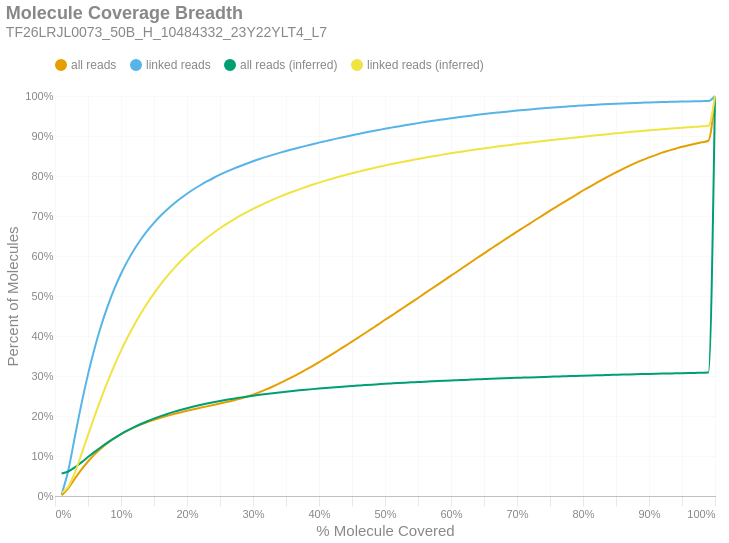

The notebook cell saved with this chart:
### Markdown cell above
### Molecule Read Coverage
This chart shows molecule coverage breadth as computed by the number of bases aligned to that molecule. In other words, "*how much of each unique long molecule is actually sequenced/aligned?*" Keep in mind there is a distinction between sequences and alignments, since some sequences belonging to a particular molecule may not align well and wouldn't appear in the alignment data. This chart also shows molecule coverage breadth as computed by the *inferred fragment* from which the aligned sequences originate. Unlike read coverage, this calculation takes into account the total insert size, including unsequenced gaps between the forward and reverse reads. Like the previous figures, these are cumulative percents.

### Code cell
if SKIPLR:
    print_html(f"Skipped")
else:
    binned_df = consolidated_hist(valids['coverage_bp'], mask, 0.01, True)
    binned_df_inf = consolidated_hist(valids['coverage_inserts'], mask, 0.01, True)
    binned_df = binned_df.with_columns(pl.lit(binned_df_inf['all reads (cumsum)']).alias('all reads (inferred)'))
    binned_df = binned_df.with_columns(pl.lit(binned_df_inf['linked reads (cumsum)']).alias('linked reads (inferred)'))
    binned_df = binned_df.with_columns(
        (pl.col('bin').cast(pl.Float64) + 0.01).alias('right_edge')
    )

    with SafeRender(binned_df):
        (
            density_plot(binned_df, 'Molecule Coverage Breadth', samplename, 'molcov', ['all reads (inferred)','linked reads (inferred)'])
            .encode(
                #x=alt.X('bin:Q', title="% Molecule Covered").axis(format = '%').scale(padding=0),
                x=alt.X('right_edge:Q', title="% Molecule Covered").axis(format='%').scale(padding=0),
                y=alt.Y('value:Q', title='Percent of Molecules')
                    .axis(format='%')
                    .stack(False)
                    .scale(domainMin=0, padding=0),
                color=alt.Color("key:N").scale(domain = ["all reads", "linked reads", "all reads (inferred)", "linked reads (inferred)"]),
                tooltip = [
                    alt.Tooltip("key:N", title = "Data Type"),
                    alt.Tooltip("range_label:N", title="% Molecule Covered"),
                    alt.Tooltip("value:Q", format = ".2%", title="% Molecules")
                ]
            )
        ).display()

### Figure 1 — Vega-Lite specification as saved in the notebook (floating-point values rounded to 4 significant figures)
{"width": "container", "height": 400, "config": {"title": {"anchor": "start", "dy": -15, "fontSize": 18, "color": "#888888", "subtitleColor": "#888888", "subtitleFontSize": 14}, "arc": {"fill": "#0072B2"}, "axis": {"domainColor": "#888888", "domainWidth": 0.5, "gridWidth": 0.2, "grid": false, "titleFontWeight": 400, "titleFontSize": 15, "labelFontSize": 11, "labelColor": "#888888", "tickColor": "#888888", "tickWidth": 0.2, "titleColor": "#888888"}, "axisBand": {"grid": false}, "axisX": {"grid": true, "tickSize": 10, "domainCap": "round"}, "axisY": {"domain": false, "grid": true, "tickSize": 0, "domainCap": "round"}, "background": "transparent", "header": {"labelFontSize": 15, "labelColor": "#888888", "titleFontSize": 15, "titleFontWeight": 600, "titleColor": "#888888"}, "legend": {"labelFont": "sans-serif", "labelFontSize": 12, "labelColor": "#888888", "symbolSize": 100, "symbolType": "circle", "titleFontSize": 12, "titlePadding": 10, "titleColor": "#888888", "title": null, "orient": "top"}, "range": {"category": ["#E69F00", "#56B4E9", "#009E73", "#F0E442", "#0072B2", "#D55E00", "#CC79A7", "#000000"], "diverging": ["#cfe8f3", "#a2d4ec", "#73bfe2", "#46abdb", "#1696d2", "#12719e"]}, "area": {"fill": "#0072B2", "fillOpacity": 0.7, "line": true, "strokeOpacity": 0.7}, "line": {"color": "#0072B2", "stroke": "#0072B2", "strokeWidth": 2}, "trail": {"color": "#0072B2", "stroke": "#0072B2", "strokeWidth": 0, "size": 1}, "point": {"filled": true, "fillOpacity": 1.0, "size": 95}, "text": {"color": "#888888", "fontSize": 11, "align": "right", "fontWeight": 400, "size": 11}, "bar": {"fill": "#0072B2", "stroke": null}, "view": {"stroke": null, "continuousWidth": 660, "continuousHeight": 400}}, "data": {"name": "data-0442ba3a9a8c7b6ed9dc47744c690a28"}, "mark": {"type": "line", "interpolate": "monotone", "point": {"opacity": 0, "size": 275}}, "encoding": {"color": {"field": "key", "scale": {"domain": ["all reads", "linked reads", "all reads (inferred)", "linked reads (inferred)"]}, "type": "nominal"}, "tooltip": [{"field": "key", "title": "Data Type", "type": "nominal"}, {"field": "range_label", "title": "% Molecule Covered", "type": "nominal"}, {"field": "value", "format": ".2%", "title": "% Molecules", "type": "quantitative"}], "x": {"axis": {"format": "%"}, "field": "right_edge", "scale": {"padding": 0}, "title": "% Molecule Covered", "type": "quantitative"}, "y": {"axis": {"format": "%"}, "field": "value", "scale": {"domainMin": 0, "padding": 0}, "stack": false, "title": "Percent of Molecules", "type": "quantitative"}}, "params": [{"name": "param_c36ac31b6afebe62", "select": {"type": "point", "fields": ["key"]}, "bind": "legend"}], "title": {"text": "Molecule Coverage Breadth", "subtitle": "TF26LRJL0073_50B_H_10484332_23Y22YLT4_L7"}, "transform": [{"fold": ["all reads (cumsum)", "linked reads (cumsum)", "all reads (inferred)", "linked reads (inferred)"]}, {"calculate": "replace(datum.key, ' (cumsum)', '')", "as": "key"}, {"filter": {"param": "param_c36ac31b6afebe62"}}], "usermeta": {"embedOptions": {"downloadFileName": "TF26LRJL0073_50B_H_10484332_23Y22YLT4_L7.molcov"}}, "$schema": "https://vega.github.io/schema/vega-lite/v6.4.1.json", "datasets": {"data-0442ba3a9a8c7b6ed9dc47744c690a28": [{"bin": "0.0", "interval": "0.0-0.01", "all reads": 0.001848, "linked reads": 0.004553, "all reads (cumsum)": 0.001848, "linked reads (cumsum)": 0.004553, "range_label": "0.0-0.01", "all reads (inferred)": 0.05624, "linked reads (inferred)": 0.007898, "right_edge": 0.01}, {"bin": "0.01", "interval": "0.01-0.02", "all reads": 0.01737, "linked reads": 0.05854, "all reads (cumsum)": 0.01922, "linked reads (cumsum)": 0.06309, "range_label": "0.01-0.02", "all reads (inferred)": 0.06121, "linked reads (inferred)": 0.02298, "right_edge": 0.02}, {"bin": "0.02", "interval": "0.02-0.03", "all reads": 0.02384, "linked reads": 0.08415, "all reads (cumsum)": 0.04306, "linked reads (cumsum)": 0.1472, "range_label": "0.02-0.03", "all reads (inferred)": 0.07145, "linked reads (inferred)": 0.05854, "right_edge": 0.03}, {"bin": "0.03", "interval": "0.03-0.04", "all reads": 0.02277, "linked reads": 0.08249, "all reads (cumsum)": 0.06583, "linked reads (cumsum)": 0.2297, "range_label": "0.03-0.04", "all reads (inferred)": 0.08409, "linked reads (inferred)": 0.1039, "right_edge": 0.04}, {"bin": "0.04", "interval": "0.04-0.05", "all reads": 0.02038, "linked reads": 0.07436, "all reads (cumsum)": 0.08621, "linked reads (cumsum)": 0.3041, "range_label": "0.04-0.05", "all reads (inferred)": 0.09737, "linked reads (inferred)": 0.1521, "right_edge": 0.05}, {"bin": "0.05", "interval": "0.05-0.06", "all reads": 0.01786, "linked reads": 0.06546, "all reads (cumsum)": 0.1041, "linked reads (cumsum)": 0.3696, "range_label": "0.05-0.06", "all reads (inferred)": 0.1103, "linked reads (inferred)": 0.1995, "right_edge": 0.06}, {"bin": "0.06", "interval": "0.06-0.07", "all reads": 0.01549, "linked reads": 0.05683, "all reads (cumsum)": 0.1196, "linked reads (cumsum)": 0.4264, "range_label": "0.06-0.07", "all reads (inferred)": 0.1226, "linked reads (inferred)": 0.2446, "right_edge": 0.07}, {"bin": "0.07", "interval": "0.07-0.08", "all reads": 0.01337, "linked reads": 0.04913, "all reads (cumsum)": 0.1329, "linked reads (cumsum)": 0.4755, "range_label": "0.07-0.08", "all reads (inferred)": 0.1341, "linked reads (inferred)": 0.2872, "right_edge": 0.08}, {"bin": "0.08", "interval": "0.08-0.09", "all reads": 0.01168, "linked reads": 0.04287, "all reads (cumsum)": 0.1446, "linked reads (cumsum)": 0.5184, "range_label": "0.08-0.09", "all reads (inferred)": 0.1448, "linked reads (inferred)": 0.3266, "right_edge": 0.09}, {"bin": "0.09", "interval": "0.09-0.1", "all reads": 0.01017, "linked reads": 0.03714, "all reads (cumsum)": 0.1548, "linked reads (cumsum)": 0.5555, "range_label": "0.09-0.1", "all reads (inferred)": 0.1548, "linked reads (inferred)": 0.3633, "right_edge": 0.1}, {"bin": "0.1", "interval": "0.1-0.11", "all reads": 0.008875, "linked reads": 0.0323, "all reads (cumsum)": 0.1637, "linked reads (cumsum)": 0.5878, "range_label": "0.1-0.11", "all reads (inferred)": 0.1638, "linked reads (inferred)": 0.3968, "right_edge": 0.11}, {"bin": "0.11", "interval": "0.11-0.12", "all reads": 0.00788, "linked reads": 0.02846, "all reads (cumsum)": 0.1715, "linked reads (cumsum)": 0.6163, "range_label": "0.11-0.12", "all reads (inferred)": 0.1722, "linked reads (inferred)": 0.4277, "right_edge": 0.12}, {"bin": "0.12", "interval": "0.12-0.13", "all reads": 0.006921, "linked reads": 0.02484, "all reads (cumsum)": 0.1785, "linked reads (cumsum)": 0.6411, "range_label": "0.12-0.13", "all reads (inferred)": 0.1799, "linked reads (inferred)": 0.4563, "right_edge": 0.13}, {"bin": "0.13", "interval": "0.13-0.14", "all reads": 0.006296, "linked reads": 0.02221, "all reads (cumsum)": 0.1847, "linked reads (cumsum)": 0.6633, "range_label": "0.13-0.14", "all reads (inferred)": 0.187, "linked reads (inferred)": 0.4825, "right_edge": 0.14}, {"bin": "0.14", "interval": "0.14-0.15", "all reads": 0.005648, "linked reads": 0.01958, "all reads (cumsum)": 0.1904, "linked reads (cumsum)": 0.6829, "range_label": "0.14-0.15", "all reads (inferred)": 0.1936, "linked reads (inferred)": 0.5067, "right_edge": 0.15}, {"bin": "0.15", "interval": "0.15-0.16", "all reads": 0.005165, "linked reads": 0.01753, "all reads (cumsum)": 0.1956, "linked reads (cumsum)": 0.7005, "range_label": "0.15-0.16", "all reads (inferred)": 0.1996, "linked reads (inferred)": 0.5291, "right_edge": 0.16}, {"bin": "0.16", "interval": "0.16-0.17", "all reads": 0.004756, "linked reads": 0.01575, "all reads (cumsum)": 0.2003, "linked reads (cumsum)": 0.7162, "range_label": "0.16-0.17", "all reads (inferred)": 0.2052, "linked reads (inferred)": 0.5497, "right_edge": 0.17}, {"bin": "0.17", "interval": "0.17-0.18", "all reads": 0.004469, "linked reads": 0.01443, "all reads (cumsum)": 0.2048, "linked reads (cumsum)": 0.7306, "range_label": "0.17-0.18", "all reads (inferred)": 0.2103, "linked reads (inferred)": 0.5686, "right_edge": 0.18}, {"bin": "0.18", "interval": "0.18-0.19", "all reads": 0.004159, "linked reads": 0.01302, "all reads (cumsum)": 0.2089, "linked reads (cumsum)": 0.7437, "range_label": "0.18-0.19", "all reads (inferred)": 0.215, "linked reads (inferred)": 0.5861, "right_edge": 0.19}, {"bin": "0.19", "interval": "0.19-0.2", "all reads": 0.003989, "linked reads": 0.01202, "all reads (cumsum)": 0.2129, "linked reads (cumsum)": 0.7557, "range_label": "0.19-0.2", "all reads (inferred)": 0.2195, "linked reads (inferred)": 0.6026, "right_edge": 0.2}, {"bin": "0.2", "interval": "0.2-0.21", "all reads": 0.003793, "linked reads": 0.01112, "all reads (cumsum)": 0.2167, "linked reads (cumsum)": 0.7668, "range_label": "0.2-0.21", "all reads (inferred)": 0.2236, "linked reads (inferred)": 0.6179, "right_edge": 0.21}, {"bin": "0.21", "interval": "0.21-0.22", "all reads": 0.003655, "linked reads": 0.01007, "all reads (cumsum)": 0.2204, "linked reads (cumsum)": 0.7769, "range_label": "0.21-0.22", "all reads (inferred)": 0.2274, "linked reads (inferred)": 0.632, "right_edge": 0.22}, {"bin": "0.22", "interval": "0.22-0.23", "all reads": 0.003626, "linked reads": 0.009451, "all reads (cumsum)": 0.224, "linked reads (cumsum)": 0.7863, "range_label": "0.22-0.23", "all reads (inferred)": 0.231, "linked reads (inferred)": 0.6452, "right_edge": 0.23}, {"bin": "0.23", "interval": "0.23-0.24", "all reads": 0.003598, "linked reads": 0.008696, "all reads (cumsum)": 0.2276, "linked reads (cumsum)": 0.795, "range_label": "0.23-0.24", "all reads (inferred)": 0.2344, "linked reads (inferred)": 0.6577, "right_edge": 0.24}, {"bin": "0.24", "interval": "0.24-0.25", "all reads": 0.00365, "linked reads": 0.0082, "all reads (cumsum)": 0.2313, "linked reads (cumsum)": 0.8032, "range_label": "0.24-0.25", "all reads (inferred)": 0.2376, "linked reads (inferred)": 0.6693, "right_edge": 0.25}, {"bin": "0.25", "interval": "0.25-0.26", "all reads": 0.003652, "linked reads": 0.007586, "all reads (cumsum)": 0.2349, "linked reads (cumsum)": 0.8108, "range_label": "0.25-0.26", "all reads (inferred)": 0.2405, "linked reads (inferred)": 0.6802, "right_edge": 0.26}, {"bin": "0.26", "interval": "0.26-0.27", "all reads": 0.00388, "linked reads": 0.007002, "all reads (cumsum)": 0.2388, "linked reads (cumsum)": 0.8178, "range_label": "0.26-0.27", "all reads (inferred)": 0.2433, "linked reads (inferred)": 0.6904, "right_edge": 0.27}, {"bin": "0.27", "interval": "0.27-0.28", "all reads": 0.004327, "linked reads": 0.006638, "all reads (cumsum)": 0.2431, "linked reads (cumsum)": 0.8244, "range_label": "0.27-0.28", "all reads (inferred)": 0.2459, "linked reads (inferred)": 0.7, "right_edge": 0.28}, {"bin": "0.28", "interval": "0.28-0.29", "all reads": 0.004862, "linked reads": 0.006331, "all reads (cumsum)": 0.248, "linked reads (cumsum)": 0.8308, "range_label": "0.28-0.29", "all reads (inferred)": 0.2484, "linked reads (inferred)": 0.7091, "right_edge": 0.29}, {"bin": "0.29", "interval": "0.29-0.3", "all reads": 0.005469, "linked reads": 0.006011, "all reads (cumsum)": 0.2534, "linked reads (cumsum)": 0.8368, "range_label": "0.29-0.3", "all reads (inferred)": 0.2507, "linked reads (inferred)": 0.7177, "right_edge": 0.3}, {"bin": "0.3", "interval": "0.3-0.31", "all reads": 0.006129, "linked reads": 0.005696, "all reads (cumsum)": 0.2596, "linked reads (cumsum)": 0.8425, "range_label": "0.3-0.31", "all reads (inferred)": 0.2529, "linked reads (inferred)": 0.7257, "right_edge": 0.31}, {"bin": "0.31", "interval": "0.31-0.32", "all reads": 0.006858, "linked reads": 0.005344, "all reads (cumsum)": 0.2664, "linked reads (cumsum)": 0.8478, "range_label": "0.31-0.32", "all reads (inferred)": 0.255, "linked reads (inferred)": 0.7334, "right_edge": 0.32}, {"bin": "0.32", "interval": "0.32-0.33", "all reads": 0.007331, "linked reads": 0.005069, "all reads (cumsum)": 0.2738, "linked reads (cumsum)": 0.8529, "range_label": "0.32-0.33", "all reads (inferred)": 0.257, "linked reads (inferred)": 0.7408, "right_edge": 0.33}, {"bin": "0.33", "interval": "0.33-0.34", "all reads": 0.007623, "linked reads": 0.004827, "all reads (cumsum)": 0.2814, "linked reads (cumsum)": 0.8577, "range_label": "0.33-0.34", "all reads (inferred)": 0.2589, "linked reads (inferred)": 0.7477, "right_edge": 0.34}, {"bin": "0.34", "interval": "0.34-0.35", "all reads": 0.008046, "linked reads": 0.004687, "all reads (cumsum)": 0.2894, "linked reads (cumsum)": 0.8624, "range_label": "0.34-0.35", "all reads (inferred)": 0.2607, "linked reads (inferred)": 0.7544, "right_edge": 0.35}, {"bin": "0.35", "interval": "0.35-0.36", "all reads": 0.008386, "linked reads": 0.004482, "all reads (cumsum)": 0.2978, "linked reads (cumsum)": 0.8669, "range_label": "0.35-0.36", "all reads (inferred)": 0.2624, "linked reads (inferred)": 0.7607, "right_edge": 0.36}, {"bin": "0.36", "interval": "0.36-0.37", "all reads": 0.008701, "linked reads": 0.004224, "all reads (cumsum)": 0.3065, "linked reads (cumsum)": 0.8711, "range_label": "0.36-0.37", "all reads (inferred)": 0.2641, "linked reads (inferred)": 0.7667, "right_edge": 0.37}, {"bin": "0.37", "interval": "0.37-0.38", "all reads": 0.009107, "linked reads": 0.004274, "all reads (cumsum)": 0.3156, "linked reads (cumsum)": 0.8754, "range_label": "0.37-0.38", "all reads (inferred)": 0.2657, "linked reads (inferred)": 0.7725, "right_edge": 0.38}, {"bin": "0.38", "interval": "0.38-0.39", "all reads": 0.009269, "linked reads": 0.004075, "all reads (cumsum)": 0.3249, "linked reads (cumsum)": 0.8795, "range_label": "0.38-0.39", "all reads (inferred)": 0.2672, "linked reads (inferred)": 0.778, "right_edge": 0.39}, {"bin": "0.39", "interval": "0.39-0.4", "all reads": 0.009757, "linked reads": 0.004003, "all reads (cumsum)": 0.3347, "linked reads (cumsum)": 0.8835, "range_label": "0.39-0.4", "all reads (inferred)": 0.2686, "linked reads (inferred)": 0.7834, "right_edge": 0.4}, {"bin": "0.4", "interval": "0.4-0.41", "all reads": 0.009801, "linked reads": 0.003768, "all reads (cumsum)": 0.3445, "linked reads (cumsum)": 0.8872, "range_label": "0.4-0.41", "all reads (inferred)": 0.27, "linked reads (inferred)": 0.7884, "right_edge": 0.41}, {"bin": "0.41", "interval": "0.41-0.42", "all reads": 0.01019, "linked reads": 0.003722, "all reads (cumsum)": 0.3546, "linked reads (cumsum)": 0.891, "range_label": "0.41-0.42", "all reads (inferred)": 0.2714, "linked reads (inferred)": 0.7933, "right_edge": 0.42}, {"bin": "0.42", "interval": "0.42-0.43", "all reads": 0.01042, "linked reads": 0.003711, "all reads (cumsum)": 0.3651, "linked reads (cumsum)": 0.8947, "range_label": "0.42-0.43", "all reads (inferred)": 0.2726, "linked reads (inferred)": 0.798, "right_edge": 0.43}, {"bin": "0.43", "interval": "0.43-0.44", "all reads": 0.01038, "linked reads": 0.003514, "all reads (cumsum)": 0.3754, "linked reads (cumsum)": 0.8982, "range_label": "0.43-0.44", "all reads (inferred)": 0.2739, "linked reads (inferred)": 0.8025, "right_edge": 0.44}, {"bin": "0.44", "interval": "0.44-0.45", "all reads": 0.01067, "linked reads": 0.003537, "all reads (cumsum)": 0.3861, "linked reads (cumsum)": 0.9017, "range_label": "0.44-0.45", "all reads (inferred)": 0.2751, "linked reads (inferred)": 0.8068, "right_edge": 0.45}, {"bin": "0.45", "interval": "0.45-0.46", "all reads": 0.01061, "linked reads": 0.003407, "all reads (cumsum)": 0.3967, "linked reads (cumsum)": 0.9051, "range_label": "0.45-0.46", "all reads (inferred)": 0.2762, "linked reads (inferred)": 0.8109, "right_edge": 0.46}, {"bin": "0.46", "interval": "0.46-0.47", "all reads": 0.01069, "linked reads": 0.003386, "all reads (cumsum)": 0.4074, "linked reads (cumsum)": 0.9085, "range_label": "0.46-0.47", "all reads (inferred)": 0.2773, "linked reads (inferred)": 0.8151, "right_edge": 0.47}, {"bin": "0.47", "interval": "0.47-0.48", "all reads": 0.01089, "linked reads": 0.003224, "all reads (cumsum)": 0.4183, "linked reads (cumsum)": 0.9117, "range_label": "0.47-0.48", "all reads (inferred)": 0.2784, "linked reads (inferred)": 0.819, "right_edge": 0.48}, {"bin": "0.48", "interval": "0.48-0.49", "all reads": 0.01057, "linked reads": 0.003182, "all reads (cumsum)": 0.4289, "linked reads (cumsum)": 0.9149, "range_label": "0.48-0.49", "all reads (inferred)": 0.2794, "linked reads (inferred)": 0.8227, "right_edge": 0.49}, {"bin": "0.49", "interval": "0.49-0.5", "all reads": 0.01175, "linked reads": 0.003174, "all reads (cumsum)": 0.4406, "linked reads (cumsum)": 0.9181, "range_label": "0.49-0.5", "all reads (inferred)": 0.2805, "linked reads (inferred)": 0.8264, "right_edge": 0.5}, {"bin": "0.5", "interval": "0.5-0.51", "all reads": 0.01013, "linked reads": 0.002871, "all reads (cumsum)": 0.4508, "linked reads (cumsum)": 0.921, "range_label": "0.5-0.51", "all reads (inferred)": 0.2814, "linked reads (inferred)": 0.8298, "right_edge": 0.51}, {"bin": "0.51", "interval": "0.51-0.52", "all reads": 0.01131, "linked reads": 0.002933, "all reads (cumsum)": 0.4621, "linked reads (cumsum)": 0.9239, "range_label": "0.51-0.52", "all reads (inferred)": 0.2823, "linked reads (inferred)": 0.8332, "right_edge": 0.52}, {"bin": "0.52", "interval": "0.52-0.53", "all reads": 0.01096, "linked reads": 0.002814, "all reads (cumsum)": 0.473, "linked reads (cumsum)": 0.9267, "range_label": "0.52-0.53", "all reads (inferred)": 0.2832, "linked reads (inferred)": 0.8364, "right_edge": 0.53}, {"bin": "0.53", "interval": "0.53-0.54", "all reads": 0.01116, "linked reads": 0.002773, "all reads (cumsum)": 0.4842, "linked reads (cumsum)": 0.9295, "range_label": "0.53-0.54", "all reads (inferred)": 0.2841, "linked reads (inferred)": 0.8396, "right_edge": 0.54}, {"bin": "0.54", "interval": "0.54-0.55", "all reads": 0.01092, "linked reads": 0.002696, "all reads (cumsum)": 0.4951, "linked reads (cumsum)": 0.9322, "range_label": "0.54-0.55", "all reads (inferred)": 0.2849, "linked reads (inferred)": 0.8426, "right_edge": 0.55}, {"bin": "0.55", "interval": "0.55-0.56", "all reads": 0.01128, "linked reads": 0.002623, "all reads (cumsum)": 0.5064, "linked reads (cumsum)": 0.9348, "range_label": "0.55-0.56", "all reads (inferred)": 0.2858, "linked reads (inferred)": 0.8457, "right_edge": 0.56}, {"bin": "0.56", "interval": "0.56-0.57", "all reads": 0.01109, "linked reads": 0.002547, "all reads (cumsum)": 0.5175, "linked reads (cumsum)": 0.9373, "range_label": "0.56-0.57", "all reads (inferred)": 0.2866, "linked reads (inferred)": 0.8486, "right_edge": 0.57}, {"bin": "0.57", "interval": "0.57-0.58", "all reads": 0.01089, "linked reads": 0.002414, "all reads (cumsum)": 0.5284, "linked reads (cumsum)": 0.9398, "range_label": "0.57-0.58", "all reads (inferred)": 0.2874, "linked reads (inferred)": 0.8514, "right_edge": 0.58}, {"bin": "0.58", "interval": "0.58-0.59", "all reads": 0.01113, "linked reads": 0.002367, "all reads (cumsum)": 0.5395, "linked reads (cumsum)": 0.9421, "range_label": "0.58-0.59", "all reads (inferred)": 0.2881, "linked reads (inferred)": 0.8541, "right_edge": 0.59}, {"bin": "0.59", "interval": "0.59-0.6", "all reads": 0.01139, "linked reads": 0.002288, "all reads (cumsum)": 0.5509, "linked reads (cumsum)": 0.9444, "range_label": "0.59-0.6", "all reads (inferred)": 0.2889, "linked reads (inferred)": 0.8568, "right_edge": 0.6}, {"bin": "0.6", "interval": "0.6-0.61", "all reads": 0.01089, "linked reads": 0.002187, "all reads (cumsum)": 0.5618, "linked reads (cumsum)": 0.9466, "range_label": "0.6-0.61", "all reads (inferred)": 0.2896, "linked reads (inferred)": 0.8593, "right_edge": 0.61}, {"bin": "0.61", "interval": "0.61-0.62", "all reads": 0.01143, "linked reads": 0.002147, "all reads (cumsum)": 0.5732, "linked reads (cumsum)": 0.9487, "range_label": "0.61-0.62", "all reads (inferred)": 0.2903, "linked reads (inferred)": 0.8619, "right_edge": 0.62}, {"bin": "0.62", "interval": "0.62-0.63", "all reads": 0.01116, "linked reads": 0.002103, "all reads (cumsum)": 0.5844, "linked reads (cumsum)": 0.9508, "range_label": "0.62-0.63", "all reads (inferred)": 0.291, "linked reads (inferred)": 0.8643, "right_edge": 0.63}, {"bin": "0.63", "interval": "0.63-0.64", "all reads": 0.01124, "linked reads": 0.002014, "all reads (cumsum)": 0.5956, "linked reads (cumsum)": 0.9529, "range_label": "0.63-0.64", "all reads (inferred)": 0.2917, "linked reads (inferred)": 0.8667, "right_edge": 0.64}, {"bin": "0.64", "interval": "0.64-0.65", "all reads": 0.01087, "linked reads": 0.001909, "all reads (cumsum)": 0.6065, "linked reads (cumsum)": 0.9548, "range_label": "0.64-0.65", "all reads (inferred)": 0.2923, "linked reads (inferred)": 0.869, "right_edge": 0.65}, {"bin": "0.65", "interval": "0.65-0.66", "all reads": 0.01128, "linked reads": 0.001907, "all reads (cumsum)": 0.6178, "linked reads (cumsum)": 0.9567, "range_label": "0.65-0.66", "all reads (inferred)": 0.293, "linked reads (inferred)": 0.8713, "right_edge": 0.66}, {"bin": "0.66", "interval": "0.66-0.67", "all reads": 0.01064, "linked reads": 0.001785, "all reads (cumsum)": 0.6284, "linked reads (cumsum)": 0.9585, "range_label": "0.66-0.67", "all reads (inferred)": 0.2936, "linked reads (inferred)": 0.8735, "right_edge": 0.67}, {"bin": "0.67", "interval": "0.67-0.68", "all reads": 0.01094, "linked reads": 0.001766, "all reads (cumsum)": 0.6393, "linked reads (cumsum)": 0.9602, "range_label": "0.67-0.68", "all reads (inferred)": 0.2942, "linked reads (inferred)": 0.8757, "right_edge": 0.68}, {"bin": "0.68", "interval": "0.68-0.69", "all reads": 0.01063, "linked reads": 0.001639, "all reads (cumsum)": 0.65, "linked reads (cumsum)": 0.9619, "range_label": "0.68-0.69", "all reads (inferred)": 0.2948, "linked reads (inferred)": 0.8777, "right_edge": 0.69}, {"bin": "0.69", "interval": "0.69-0.7", "all reads": 0.01081, "linked reads": 0.001612, "all reads (cumsum)": 0.6608, "linked reads (cumsum)": 0.9635, "range_label": "0.69-0.7", "all reads (inferred)": 0.2954, "linked reads (inferred)": 0.8798, "right_edge": 0.7}, {"bin": "0.7", "interval": "0.7-0.71", "all reads": 0.01044, "linked reads": 0.001552, "all reads (cumsum)": 0.6712, "linked reads (cumsum)": 0.965, "range_label": "0.7-0.71", "all reads (inferred)": 0.296, "linked reads (inferred)": 0.8817, "right_edge": 0.71}, {"bin": "0.71", "interval": "0.71-0.72", "all reads": 0.01055, "linked reads": 0.001491, "all reads (cumsum)": 0.6818, "linked reads (cumsum)": 0.9665, "range_label": "0.71-0.72", "all reads (inferred)": 0.2965, "linked reads (inferred)": 0.8837, "right_edge": 0.72}, {"bin": "0.72", "interval": "0.72-0.73", "all reads": 0.0107, "linked reads": 0.001411, "all reads (cumsum)": 0.6925, "linked reads (cumsum)": 0.9679, "range_label": "0.72-0.73", "all reads (inferred)": 0.2971, "linked reads (inferred)": 0.8856, "right_edge": 0.73}, {"bin": "0.73", "interval": "0.73-0.74", "all reads": 0.01029, "linked reads": 0.001362, "all reads (cumsum)": 0.7028, "linked reads (cumsum)": 0.9693, "range_label": "0.73-0.74", "all reads (inferred)": 0.2976, "linked reads (inferred)": 0.8875, "right_edge": 0.74}, {"bin": "0.74", "interval": "0.74-0.75", "all reads": 0.01076, "linked reads": 0.00132, "all reads (cumsum)": 0.7135, "linked reads (cumsum)": 0.9706, "range_label": "0.74-0.75", "all reads (inferred)": 0.2982, "linked reads (inferred)": 0.8894, "right_edge": 0.75}, {"bin": "0.75", "interval": "0.75-0.76", "all reads": 0.009965, "linked reads": 0.00123, "all reads (cumsum)": 0.7235, "linked reads (cumsum)": 0.9718, "range_label": "0.75-0.76", "all reads (inferred)": 0.2987, "linked reads (inferred)": 0.8912, "right_edge": 0.76}, {"bin": "0.76", "interval": "0.76-0.77", "all reads": 0.01013, "linked reads": 0.001178, "all reads (cumsum)": 0.7336, "linked reads (cumsum)": 0.973, "range_label": "0.76-0.77", "all reads (inferred)": 0.2992, "linked reads (inferred)": 0.893, "right_edge": 0.77}, {"bin": "0.77", "interval": "0.77-0.78", "all reads": 0.01003, "linked reads": 0.001166, "all reads (cumsum)": 0.7436, "linked reads (cumsum)": 0.9742, "range_label": "0.77-0.78", "all reads (inferred)": 0.2997, "linked reads (inferred)": 0.8947, "right_edge": 0.78}, {"bin": "0.78", "interval": "0.78-0.79", "all reads": 0.009878, "linked reads": 0.001087, "all reads (cumsum)": 0.7535, "linked reads (cumsum)": 0.9753, "range_label": "0.78-0.79", "all reads (inferred)": 0.3002, "linked reads (inferred)": 0.8965, "right_edge": 0.79}, {"bin": "0.79", "interval": "0.79-0.8", "all reads": 0.0102, "linked reads": 0.001036, "all reads (cumsum)": 0.7637, "linked reads (cumsum)": 0.9763, "range_label": "0.79-0.8", "all reads (inferred)": 0.3007, "linked reads (inferred)": 0.8982, "right_edge": 0.8}, {"bin": "0.8", "interval": "0.8-0.81", "all reads": 0.009249, "linked reads": 0.0009336, "all reads (cumsum)": 0.773, "linked reads (cumsum)": 0.9772, "range_label": "0.8-0.81", "all reads (inferred)": 0.3012, "linked reads (inferred)": 0.8999, "right_edge": 0.81}, {"bin": "0.81", "interval": "0.81-0.82", "all reads": 0.009319, "linked reads": 0.0009461, "all reads (cumsum)": 0.7823, "linked reads (cumsum)": 0.9782, "range_label": "0.81-0.82", "all reads (inferred)": 0.3017, "linked reads (inferred)": 0.9016, "right_edge": 0.82}, {"bin": "0.82", "interval": "0.82-0.83", "all reads": 0.009381, "linked reads": 0.0008962, "all reads (cumsum)": 0.7917, "linked reads (cumsum)": 0.9791, "range_label": "0.82-0.83", "all reads (inferred)": 0.3022, "linked reads (inferred)": 0.9033, "right_edge": 0.83}, {"bin": "0.83", "interval": "0.83-0.84", "all reads": 0.008904, "linked reads": 0.0008288, "all reads (cumsum)": 0.8006, "linked reads (cumsum)": 0.9799, "range_label": "0.83-0.84", "all reads (inferred)": 0.3026, "linked reads (inferred)": 0.905, "right_edge": 0.84}, {"bin": "0.84", "interval": "0.84-0.85", "all reads": 0.008485, "linked reads": 0.0007688, "all reads (cumsum)": 0.8091, "linked reads (cumsum)": 0.9807, "range_label": "0.84-0.85", "all reads (inferred)": 0.3031, "linked reads (inferred)": 0.9066, "right_edge": 0.85}, {"bin": "0.85", "interval": "0.85-0.86", "all reads": 0.008276, "linked reads": 0.0007352, "all reads (cumsum)": 0.8173, "linked reads (cumsum)": 0.9814, "range_label": "0.85-0.86", "all reads (inferred)": 0.3036, "linked reads (inferred)": 0.9082, "right_edge": 0.86}, {"bin": "0.86", "interval": "0.86-0.87", "all reads": 0.007758, "linked reads": 0.0006955, "all reads (cumsum)": 0.8251, "linked reads (cumsum)": 0.9821, "range_label": "0.86-0.87", "all reads (inferred)": 0.304, "linked reads (inferred)": 0.9098, "right_edge": 0.87}, {"bin": "0.87", "interval": "0.87-0.88", "all reads": 0.007573, "linked reads": 0.0006406, "all reads (cumsum)": 0.8327, "linked reads (cumsum)": 0.9828, "range_label": "0.87-0.88", "all reads (inferred)": 0.3044, "linked reads (inferred)": 0.9113, "right_edge": 0.88}, {"bin": "0.88", "interval": "0.88-0.89", "all reads": 0.007018, "linked reads": 0.0005764, "all reads (cumsum)": 0.8397, "linked reads (cumsum)": 0.9833, "range_label": "0.88-0.89", "all reads (inferred)": 0.3048, "linked reads (inferred)": 0.9128, "right_edge": 0.89}, {"bin": "0.89", "interval": "0.89-0.9", "all reads": 0.006752, "linked reads": 0.0005603, "all reads (cumsum)": 0.8464, "linked reads (cumsum)": 0.9839, "range_label": "0.89-0.9", "all reads (inferred)": 0.3053, "linked reads (inferred)": 0.9142, "right_edge": 0.9}, {"bin": "0.9", "interval": "0.9-0.91", "all reads": 0.005874, "linked reads": 0.0005164, "all reads (cumsum)": 0.8523, "linked reads (cumsum)": 0.9844, "range_label": "0.9-0.91", "all reads (inferred)": 0.3056, "linked reads (inferred)": 0.9155, "right_edge": 0.91}, {"bin": "0.91", "interval": "0.91-0.92", "all reads": 0.006229, "linked reads": 0.0005007, "all reads (cumsum)": 0.8585, "linked reads (cumsum)": 0.9849, "range_label": "0.91-0.92", "all reads (inferred)": 0.306, "linked reads (inferred)": 0.9169, "right_edge": 0.92}, {"bin": "0.92", "interval": "0.92-0.93", "all reads": 0.004845, "linked reads": 0.0004495, "all reads (cumsum)": 0.8634, "linked reads (cumsum)": 0.9854, "range_label": "0.92-0.93", "all reads (inferred)": 0.3064, "linked reads (inferred)": 0.9181, "right_edge": 0.93}, {"bin": "0.93", "interval": "0.93-0.94", "all reads": 0.004861, "linked reads": 0.000425, "all reads (cumsum)": 0.8682, "linked reads (cumsum)": 0.9858, "range_label": "0.93-0.94", "all reads (inferred)": 0.3067, "linked reads (inferred)": 0.9194, "right_edge": 0.94}, {"bin": "0.94", "interval": "0.94-0.95", "all reads": 0.00476, "linked reads": 0.0003697, "all reads (cumsum)": 0.873, "linked reads (cumsum)": 0.9862, "range_label": "0.94-0.95", "all reads (inferred)": 0.3071, "linked reads (inferred)": 0.9206, "right_edge": 0.95}, {"bin": "0.95", "interval": "0.95-0.96", "all reads": 0.003641, "linked reads": 0.0003572, "all reads (cumsum)": 0.8766, "linked reads (cumsum)": 0.9865, "range_label": "0.95-0.96", "all reads (inferred)": 0.3074, "linked reads (inferred)": 0.9217, "right_edge": 0.96}, {"bin": "0.96", "interval": "0.96-0.97", "all reads": 0.003944, "linked reads": 0.0003235, "all reads (cumsum)": 0.8806, "linked reads (cumsum)": 0.9868, "range_label": "0.96-0.97", "all reads (inferred)": 0.3078, "linked reads (inferred)": 0.923, "right_edge": 0.97}, {"bin": "0.97", "interval": "0.97-0.98", "all reads": 0.003693, "linked reads": 0.0002884, "all reads (cumsum)": 0.8843, "linked reads (cumsum)": 0.9871, "range_label": "0.97-0.98", "all reads (inferred)": 0.3082, "linked reads (inferred)": 0.9242, "right_edge": 0.98}, {"bin": "0.98", "interval": "0.98-0.99", "all reads": 0.00386, "linked reads": 0.0002935, "all reads (cumsum)": 0.8881, "linked reads (cumsum)": 0.9874, "range_label": "0.98-0.99", "all reads (inferred)": 0.3086, "linked reads (inferred)": 0.9255, "right_edge": 0.99}, {"bin": "0.99", "interval": "0.99-1.0", "all reads": 0.1119, "linked reads": 0.01258, "all reads (cumsum)": 1.0, "linked reads (cumsum)": 1.0, "range_label": "0.99-1.0", "all reads (inferred)": 1.0, "linked reads (inferred)": 1.0, "right_edge": 1.0}]}}
